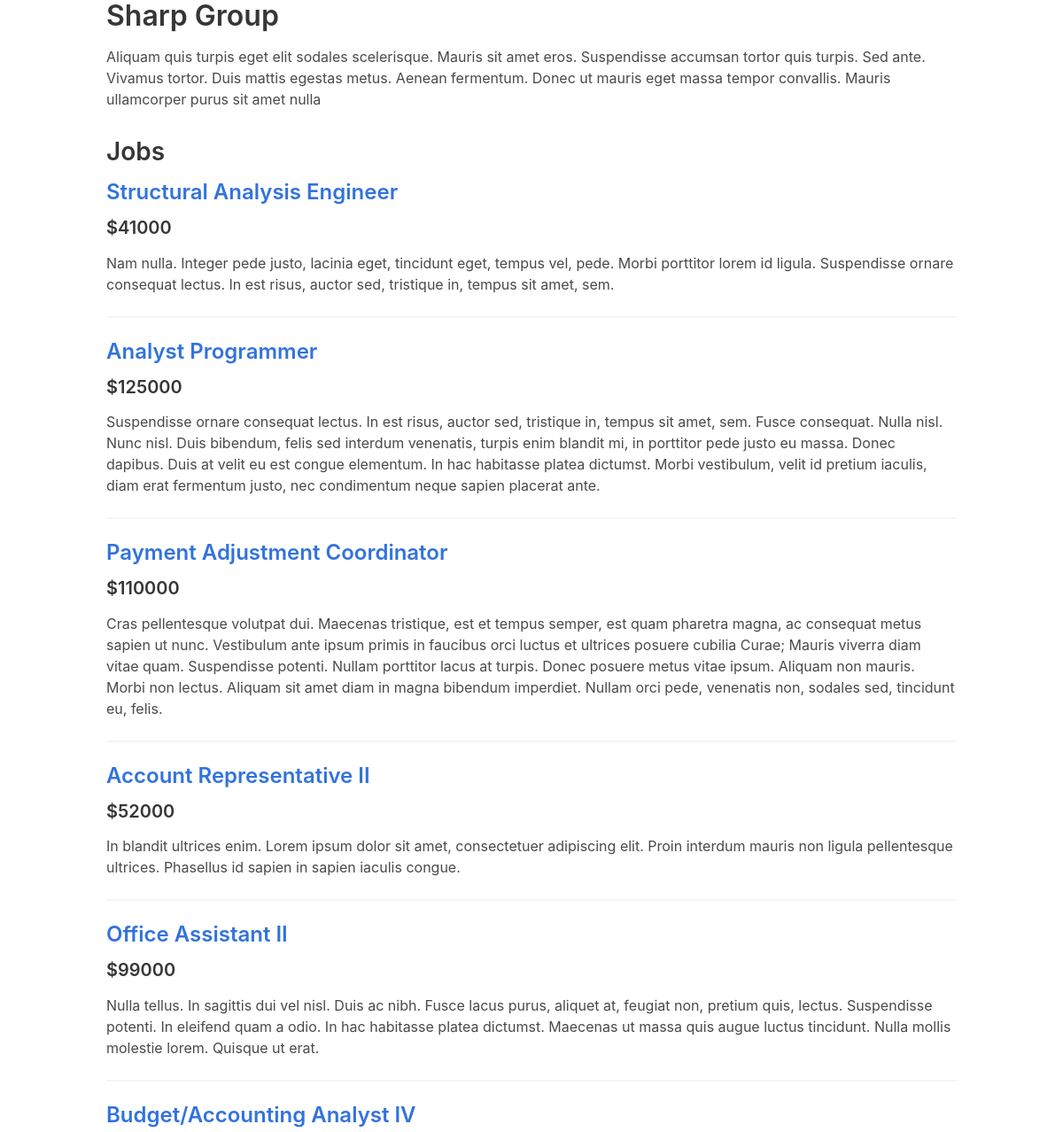
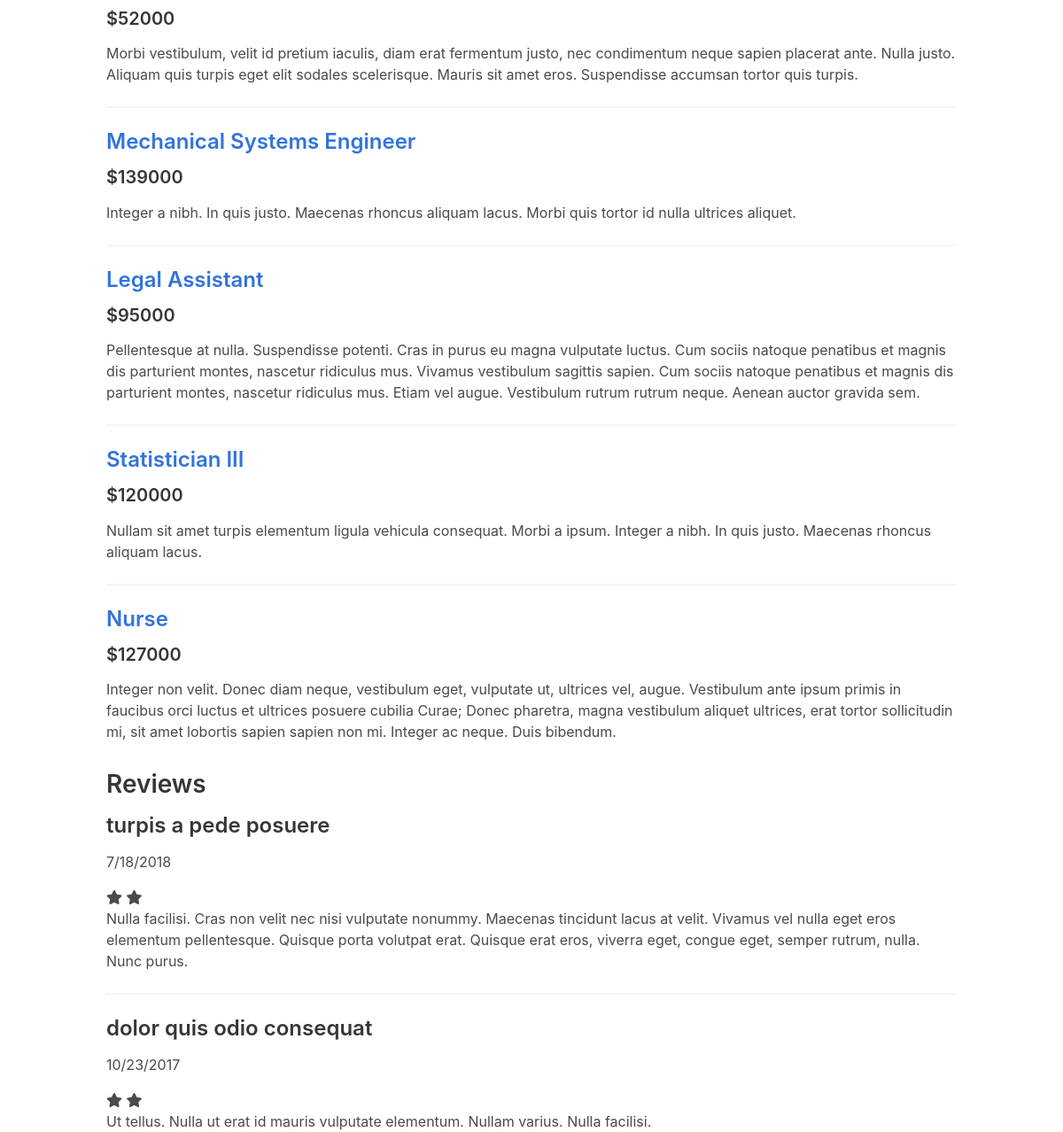
The page /employer/1 on the database its author committed (2 pictures, top to bottom).
### tables this page shows
CREATE TABLE employer (id INTEGER PRIMARY KEY AUTOINCREMENT, name VARCHAR NOT NULL, description TEXT, address VARCHAR NOT NULL, city VARCHAR NOT NULL, state VARCHAR NOT NULL, zip VARCHAR NOT NULL);

CREATE TABLE job (id INTEGER PRIMARY KEY AUTOINCREMENT, title VARCHAR NOT NULL, description TEXT NOT NULL, salary VARCHAR NOT NULL, employer_id INT NOT NULL);

CREATE TABLE review (id integer PRIMARY KEY AUTOINCREMENT, review TEXT DEFAULT NULL, rating INTEGER, title VARCHAR, date DATETIME, status VARCHAR, employer_id INTEGER);

### app.py (the view)
@app.route('/employer/<employer_id>')
def employer(employer_id):
    employer = query_db('SELECT * FROM employer WHERE id=?', [employer_id], True)
    jobs = query_db(
        'SELECT job.id, job.title, job.description, job.salary'
        ' FROM job JOIN employer ON employer.id = job.employer_id'
        ' WHERE employer.id = ?', [employer_id])
    reviews = query_db(
        'SELECT review, rating, title, date, status'
        ' FROM review JOIN employer ON employer.id = review.employer_id'
        ' WHERE employer.id = ?', [employer_id])
    return render_template('employer.html', employer=employer, jobs=jobs, reviews=reviews)

### app.py (called while the page is built)
def get_db():
    db = getattr(g, '_database', None)
    if db is None:
        db = g._database = sqlite3.connect(DATABASE)
    db.row_factory = sqlite3.Row
    return db

def query_db(query, args=(), one=False):
    cur = get_db().execute(query, args)
    rv = cur.fetchall()
    cur.close()
    return (rv[0] if rv else None) if one else rv

@app.teardown_appcontext
def close_connection(exception):
    db = getattr(g, '_database', None)
    if db is not None:
        db.close()

### templates/employer.html
{% extends "layout.html" %}
{% block content %}
  <div>
    <h1>{{ employer['name'] }}</h1>
    <div class="description">
      <p>{{ employer['description'] }}</p>
    </div>
  </div>
  <h2>Jobs</h2>
  {% for job in jobs %}
    <div>
      <h3>
        <a href="{{ url_for('job', job_id=job['id']) }}">
          {{ job['title'] }}
        </a>
      </h3>
      <div class="description">
        <h4>${{ job['salary'] }}</h4>
        <p>{{ job['description'] }}</p>
      </div>
    </div>
    {% if not loop.last %}
      <hr>
    {% endif %}
  {% endfor %}
  <h2>Reviews</h2>
  {% for review in reviews %}
    <div>
      <h3>{{ review['title'] }}</h3>
      <div class="review">
        <p>{{ review['date'] }}</p>
        {% for _ in range(1, review['rating']): %}
          <span class="fa fa-star checked"></span>
        {% endfor %}
        <p>{{ review['review'] }}</p>
      </div>
    </div>
    {% if not loop.last %}
      <hr>
    {% endif %}
  {% endfor %}
{% endblock %}

### rows shown on the page
employer: name "Sharp Group", description "Aliquam quis turpis eget elit sodales scelerisque. Mauris sit amet eros. Suspendisse accumsan tortor quis turpis. Sed ante. Vivamus tortor. Duis mattis egestas metus. Aenean fermentum. Donec ut mauris eget massa tempor convallis. Mauris ullamcorper purus sit amet nulla"
job: title "Structural Analysis Engineer", salary "41000", description "Nam nulla. Integer pede justo, lacinia eget, tincidunt eget, tempus vel, pede. Morbi porttitor lorem id ligula. Suspendisse ornare consequat lectus. In est risus, auctor sed, tristique in, tempus sit amet, sem."
job: title "Analyst Programmer", salary "125000", description "Suspendisse ornare consequat lectus. In est risus, auctor sed, tristique in, tempus sit amet, sem. Fusce consequat. Nulla nisl. Nunc nisl. Duis bibendum, felis sed interdum venenatis, turpis enim blandit mi, in porttitor pede justo eu massa. Donec dapibus. Duis at velit eu est congue elementum. In hac habitasse platea dictumst. Morbi vestibulum, velit id pretium iaculis, diam erat fermentum justo, nec condimentum neque sapien placerat ante."
job: title "Payment Adjustment Coordinator", salary "110000", description "Cras pellentesque volutpat dui. Maecenas tristique, est et tempus semper, est quam pharetra magna, ac consequat metus sapien ut nunc. Vestibulum ante ipsum primis in faucibus orci luctus et ultrices posuere cubilia Curae; Mauris viverra diam vitae quam. Suspendisse potenti. Nullam porttitor lacus at turpis. Donec posuere metus vitae ipsum. Aliquam non mauris. Morbi non lectus. Aliquam sit amet diam in magna bibendum imperdiet. Nullam orci pede, venenatis non, sodales sed, tincidunt eu, felis."
job: title "Account Representative II", salary "52000", description "In blandit ultrices enim. Lorem ipsum dolor sit amet, consectetuer adipiscing elit. Proin interdum mauris non ligula pellentesque ultrices. Phasellus id sapien in sapien iaculis congue."
job: title "Office Assistant II", salary "99000", description "Nulla tellus. In sagittis dui vel nisl. Duis ac nibh. Fusce lacus purus, aliquet at, feugiat non, pretium quis, lectus. Suspendisse potenti. In eleifend quam a odio. In hac habitasse platea dictumst. Maecenas ut massa quis augue luctus tincidunt. Nulla mollis molestie lorem. Quisque ut erat."
job: title "Budget/Accounting Analyst IV", salary "52000", description "Morbi vestibulum, velit id pretium iaculis, diam erat fermentum justo, nec condimentum neque sapien placerat ante. Nulla justo. Aliquam quis turpis eget elit sodales scelerisque. Mauris sit amet eros. Suspendisse accumsan tortor quis turpis."
job: title "Mechanical Systems Engineer", salary "139000", description "Integer a nibh. In quis justo. Maecenas rhoncus aliquam lacus. Morbi quis tortor id nulla ultrices aliquet."
job: title "Legal Assistant", salary "95000", description "Pellentesque at nulla. Suspendisse potenti. Cras in purus eu magna vulputate luctus. Cum sociis natoque penatibus et magnis dis parturient montes, nascetur ridiculus mus. Vivamus vestibulum sagittis sapien. Cum sociis natoque penatibus et magnis dis parturient montes, nascetur ridiculus mus. Etiam vel augue. Vestibulum rutrum rutrum neque. Aenean auctor gravida sem."
job: title "Statistician III", salary "120000", description "Nullam sit amet turpis elementum ligula vehicula consequat. Morbi a ipsum. Integer a nibh. In quis justo. Maecenas rhoncus aliquam lacus."
job: title "Nurse", salary "127000", description "Integer non velit. Donec diam neque, vestibulum eget, vulputate ut, ultrices vel, augue. Vestibulum ante ipsum primis in faucibus orci luctus et ultrices posuere cubilia Curae; Donec pharetra, magna vestibulum aliquet ultrices, erat tortor sollicitudin mi, sit amet lobortis sapien sapien non mi. Integer ac neque. Duis bibendum."
review: title "turpis a pede posuere", date "7/18/2018", review "Nulla facilisi. Cras non velit nec nisi vulputate nonummy. Maecenas tincidunt lacus at velit. Vivamus vel nulla eget eros elementum pellentesque. Quisque porta volutpat erat. Quisque erat eros, viverra eget, congue eget, semper rutrum, nulla. Nunc purus."
review: title "dolor quis odio consequat", date "10/23/2017", review "Ut tellus. Nulla ut erat id mauris vulputate elementum. Nullam varius. Nulla facilisi."
